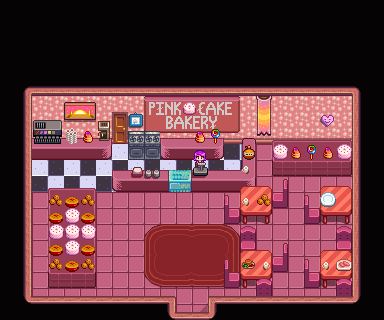

Rendered tile map (Tiled .tmx) drawn with the repository's tilesets; below, a short description and the map source with its tile grids summarised:
An orthogonal 24x20 tile map with 16x16 px tiles, 5 tile layers (Back, Back1, Buildings, Front, ...), 1 hidden layer not drawn, 13 tilesets and 39 objects (39x TileData).

<map version="1.5" tiledversion="1.7.2" orientation="orthogonal" renderorder="right-down" width="24" height="20" tilewidth="16" tileheight="16" infinite="0" nextlayerid="15" nextobjectid="81">
 <properties>
  <property name="AmbientLight" value="95 95 95" />
  <property name="LocationContext" value="ZuzuCity" />
  <property name="Warp" value="11 19 Custom_DTZ_CrossEast 31 22 12 19 Custom_DTZ_CrossEast 31 22" />
 </properties>
 <tileset firstgid="1" name="Paths" tilewidth="16" tileheight="16" tilecount="36" columns="4">
  <image source="paths.png" width="64" height="144" />
 </tileset>
 <tileset firstgid="37" name="untitled tile sheet" tilewidth="16" tileheight="16" tilecount="2176" columns="32">
  <image source="townInterior.png" width="512" height="1088" />
  <tile id="1889">
   <properties>
    <property name="Type" value="Stone" />
   </properties>
  </tile>
 </tileset>
 <tileset firstgid="2213" name="samshowtiles" tilewidth="16" tileheight="16" tilecount="140" columns="10">
  <image source="samshowtiles.png" width="160" height="224" />
 </tileset>
 <tileset firstgid="2353" name="spring_extra3" tilewidth="16" tileheight="16" tilecount="10000" columns="100">
  <image source="spring_extra3.png" width="1600" height="1600" />
 </tileset>
 <tileset firstgid="12353" name="cameos" tilewidth="16" tileheight="16" tilecount="15625" columns="125">
  <image source="cameos.png" width="2000" height="2000" />
 </tileset>
 <tileset firstgid="27978" name="JojaEnergyWashroom" tilewidth="16" tileheight="16" tilecount="63" columns="9">
  <image source="JojaEnergyWashroom.png" width="144" height="112" />
 </tileset>
 <tileset firstgid="28041" name="JojaEnergy" tilewidth="16" tileheight="16" tilecount="640" columns="32">
  <image source="spring_JojaEnergy.png" width="512" height="320" />
 </tileset>
 <tileset firstgid="28681" name="JojaEnergyInterior" tilewidth="16" tileheight="16" tilecount="345" columns="23">
  <image source="JojaEnergyInterior.png" width="368" height="240" />
 </tileset>
 <tileset firstgid="29026" name="DoorToRight.png" tilewidth="16" tileheight="16" tilecount="64" columns="8">
  <image source="DoorToRight.png" width="128" height="128" />
 </tileset>
 <tileset firstgid="29090" name="JojaEnergyInterior" tilewidth="16" tileheight="16" tilecount="345" columns="23">
  <image source="JojaEnergyInterior.png" width="368" height="240" />
 </tileset>
 <tileset firstgid="29435" name="wallandwindowsextras" tilewidth="16" tileheight="16" tilecount="1280" columns="40">
  <image source="wallandwindowsextras.png" width="640" height="512" />
 </tileset>
 <tileset firstgid="30715" name="springobjects" tilewidth="16" tileheight="16" tilecount="936" columns="24">
  <image source="springobjects.png" width="384" height="624" />
 </tileset>
 <tileset firstgid="31651" name="furniture" tilewidth="16" tileheight="16" tilecount="2976" columns="32">
  <image source="furniture.png" width="512" height="1488" />
 </tileset>
 <layer id="1" name="Back" width="24" height="20">
  <data>[480 cells, 479 non-empty, 10 distinct tile ids]</data>
 </layer>
 <objectgroup id="2" name="Back">
  <object id="72" name="TileData" x="272" y="208" width="16" height="16">
   <properties>
    <property name="CustomCompanions" value="SPAWN 1 DTZ.DowntownZuzuCC.Woman3" />
   </properties>
  </object>
  <object id="73" name="TileData" x="224" y="192" width="16" height="16">
   <properties>
    <property name="CustomCompanions" value="SPAWN 1 DTZ.DowntownZuzuCC.Woman4" />
   </properties>
  </object>
  <object id="74" name="TileData" x="224" y="256" width="16" height="16">
   <properties>
    <property name="CustomCompanions" value="SPAWN 1 DTZ.DowntownZuzuCC.Man2" />
   </properties>
  </object>
  <object id="75" name="TileData" x="256" y="240" width="16" height="16">
   <properties>
    <property name="CustomCompanions" value="SPAWN 1 DTZ.DowntownZuzuCC.Woman2" />
   </properties>
  </object>
  <object id="76" name="TileData" x="240" y="288" width="16" height="16">
   <properties>
    <property name="CustomCompanions" value="SPAWN 1 DTZ.DowntownZuzuCC.Child1" />
   </properties>
  </object>
  <object id="77" name="TileData" x="320" y="288" width="16" height="16">
   <properties>
    <property name="CustomCompanions" value="SPAWN 1 DTZ.DowntownZuzuCC.Child3" />
   </properties>
  </object>
  <object id="78" name="TileData" x="32" y="240" width="16" height="16">
   <properties>
    <property name="CustomCompanions" value="SPAWN 1 DTZ.DowntownZuzuCC.Child4" />
   </properties>
  </object>
  <object id="79" name="TileData" x="320" y="240" width="16" height="16">
   <properties>
    <property name="CustomCompanions" value="SPAWN 1 DTZ.DowntownZuzuCC.Man3" />
   </properties>
  </object>
  <object id="80" name="TileData" x="304" y="192" width="16" height="16">
   <properties>
    <property name="CustomCompanions" value="SPAWN 1 DTZ.DowntownZuzuCC.Man4" />
   </properties>
  </object>
 </objectgroup>
 <layer id="14" name="Back1" width="24" height="20">
  <properties>
   <property name="DrawAbove" value="Back" />
  </properties>
  <data>[480 cells, 61 non-empty, 15 distinct tile ids]</data>
 </layer>
 <objectgroup id="13" name="Back1" visible="0" />
 <layer id="3" name="Buildings" width="24" height="20">
  <data>[480 cells, 318 non-empty, 47 distinct tile ids]</data>
 </layer>
 <objectgroup id="4" name="Buildings">
  <object id="41" name="TileData" x="192" y="176" width="16" height="16">
   <properties>
    <property name="Action" value="OpenShop DTZ.DowntownZuzuSTF_PinkBakery" />
   </properties>
  </object>
  <object id="42" name="TileData" x="176" y="176" width="16" height="16">
   <properties>
    <property name="Action" value="OpenShop DTZ.DowntownZuzuSTF_PinkBakery" />
   </properties>
  </object>
  <object id="43" name="TileData" x="160" y="176" width="16" height="16">
   <properties>
    <property name="Action" value="OpenShop DTZ.DowntownZuzuSTF_PinkBakery" />
   </properties>
  </object>
  <object id="45" name="TileData" x="80" y="192" width="16" height="16">
   <properties>
    <property name="Action" value="Message &quot;DTZ.Bakery.1&quot;" />
   </properties>
  </object>
  <object id="46" name="TileData" x="64" y="192" width="16" height="16">
   <properties>
    <property name="Action" value="Message &quot;DTZ.Bakery.1&quot;" />
   </properties>
  </object>
  <object id="47" name="TileData" x="48" y="192" width="16" height="16">
   <properties>
    <property name="Action" value="Message &quot;DTZ.Bakery.1&quot;" />
   </properties>
  </object>
  <object id="48" name="TileData" x="48" y="208" width="16" height="16">
   <properties>
    <property name="Action" value="Message &quot;DTZ.Bakery.1&quot;" />
   </properties>
  </object>
  <object id="49" name="TileData" x="48" y="224" width="16" height="16">
   <properties>
    <property name="Action" value="Message &quot;DTZ.Bakery.1&quot;" />
   </properties>
  </object>
  <object id="50" name="TileData" x="48" y="240" width="16" height="16">
   <properties>
    <property name="Action" value="Message &quot;DTZ.Bakery.1&quot;" />
   </properties>
  </object>
  <object id="51" name="TileData" x="48" y="256" width="16" height="16">
   <properties>
    <property name="Action" value="Message &quot;DTZ.Bakery.1&quot;" />
   </properties>
  </object>
  </objectgroup>
 <layer id="5" name="Paths" width="24" height="20" visible="0">
  <data>[480 cells, 55 non-empty, 1 distinct tile ids]</data>
 </layer>
 <objectgroup id="6" name="Paths" />
 <layer id="7" name="Front" width="24" height="20">
  <data>[480 cells, 106 non-empty, 60 distinct tile ids]</data>
 </layer>
 <objectgroup id="8" name="Front" />
 <layer id="9" name="AlwaysFront" width="24" height="20">
  <data>[480 cells, 15 non-empty, 6 distinct tile ids]</data>
 </layer>
 <objectgroup id="10" name="AlwaysFront" />
</map>
<!-- 20 of 39 objects omitted -->
